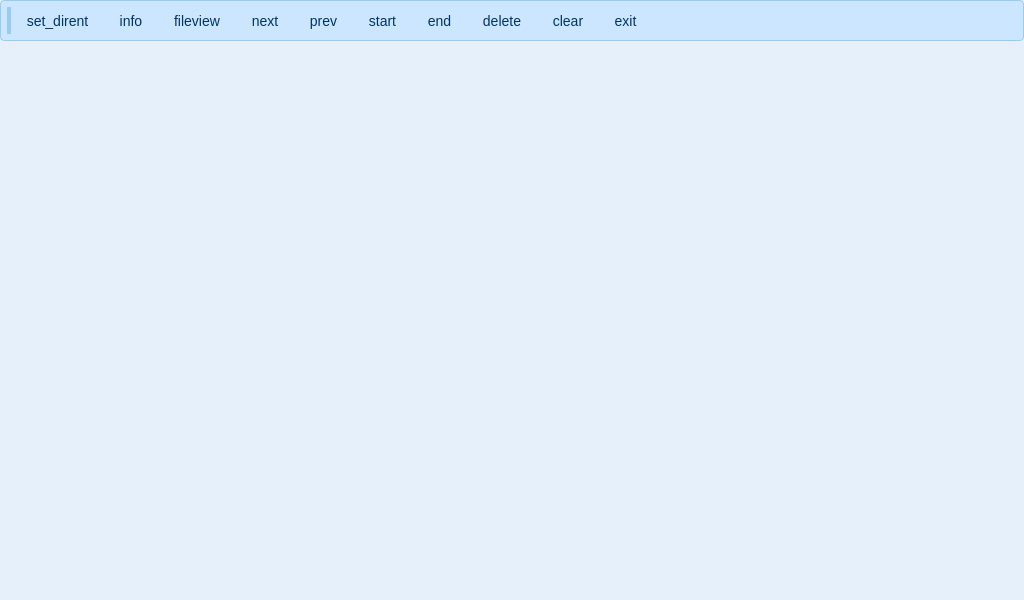
<?xml version="1.0" encoding="UTF-8"?>
<ui version="4.0">
 <class>ImageWalkerWindow</class>
 <widget class="QMainWindow" name="ImageWalkerWindow">
  <property name="geometry">
   <rect>
    <x>0</x>
    <y>0</y>
    <width>1024</width>
    <height>600</height>
   </rect>
  </property>
  <property name="minimumSize">
   <size>
    <width>1024</width>
    <height>600</height>
   </size>
  </property>
  <property name="windowTitle">
   <string>ImageWalkerWindow</string>
  </property>
  <property name="styleSheet">
   <string notr="true">/* 主窗口背景 */
QMainWindow {
    background-color: #e6f0fa; /* 浅蓝色背景 */
}

/* QLabel 样式 */
QLabel {
    color: #003366;
    font-size: 16px;
    font-weight: bold;
}

/* QListWidget 整体样式 */
QListWidget {
    background-color: #d0e8f8; /* 更浅蓝色背景 */
    border: 1px solid #99ccee;
    border-radius: 4px;
    padding: 4px;
    color: #003366;
    font-size: 14px;
    selection-background-color: #66b2ff; /* 选中背景 */
    selection-color: #ffffff; /* 选中文字颜色 */
}

/* QListWidget 滚动条美化 */
QListWidget QScrollBar:vertical {
    background: #cce6ff;
    width: 10px;
    margin: 0px;
    border-radius: 5px;
}
QListWidget QScrollBar::handle:vertical {
    background: #66b2ff;
    min-height: 20px;
    border-radius: 5px;
}
QListWidget QScrollBar::add-line:vertical,
QListWidget QScrollBar::sub-line:vertical {
    height: 0px;
}
QListWidget QScrollBar::add-page:vertical,
QListWidget QScrollBar::sub-page:vertical {
    background: none;
}

/* QListWidget 条目 hover 效果 */
QListWidget::item:hover {
    background-color: #99d6ff;
    color: #002244;
}

/* QListWidget 条目选中效果 */
QListWidget::item:selected {
    background-color: #66b2ff;
    color: #ffffff;
}

/* QToolBar 整体样式 */
QToolBar {
    background: #cce6ff;
    border: 1px solid #99ccee;
    spacing: 4px; /* 工具栏按钮间距 */
    padding: 4px;
}

/* QToolButton 样式（包含 hover/pressed 状态） */
QToolButton {
    background: transparent;
    border: none;
    color: #003366;
    font-size: 14px;
    padding: 6px 8px;
    border-radius: 4px;
}
QToolButton:hover {
    background-color: #99d6ff;
}
QToolButton:pressed {
    background-color: #66b2ff;
    color: #ffffff;
}

/* QToolBar 分隔符 */
QToolBar::separator {
    background: #99ccee;
    width: 1px;
    margin: 2px 4px;
}

/* QToolBar handle 样式 */
QToolBar::handle {
    background: #99ccee;
    width: 4px;
    margin: 2px;
}

/* 可选的全局字体和圆角 */
* {
    font-family: &quot;Segoe UI&quot;, sans-serif;
    border-radius: 4px;
}
</string>
  </property>
  <widget class="QWidget" name="centralwidget">
   <layout class="QGridLayout" name="gridLayout">
    <item row="0" column="0">
     <widget class="QWidget" name="widget" native="true">
      <layout class="QGridLayout" name="gridLayout_2">
       <item row="0" column="0">
        <widget class="ImageBrowser" name="image_display_widget" native="true"/>
       </item>
      </layout>
     </widget>
    </item>
   </layout>
  </widget>
  <widget class="QToolBar" name="toolBar">
   <property name="windowTitle">
    <string>toolBar</string>
   </property>
   <property name="toolButtonStyle">
    <enum>Qt::ToolButtonStyle::ToolButtonTextUnderIcon</enum>
   </property>
   <attribute name="toolBarArea">
    <enum>TopToolBarArea</enum>
   </attribute>
   <attribute name="toolBarBreak">
    <bool>false</bool>
   </attribute>
   <addaction name="actionset_dirent"/>
   <addaction name="actioninfo"/>
   <addaction name="actionfileview"/>
   <addaction name="actionnext"/>
   <addaction name="actionprev"/>
   <addaction name="actionstart"/>
   <addaction name="actionend"/>
   <addaction name="actiondelete"/>
   <addaction name="actionclear"/>
   <addaction name="actionexit"/>
  </widget>
  <action name="actionfileview">
   <property name="icon">
    <iconset resource="../sources/icons.qrc">
     <normaloff>:/icons/fileview.png</normaloff>:/icons/fileview.png</iconset>
   </property>
   <property name="text">
    <string>fileview</string>
   </property>
   <property name="menuRole">
    <enum>QAction::MenuRole::NoRole</enum>
   </property>
  </action>
  <action name="actionset_dirent">
   <property name="icon">
    <iconset resource="../sources/icons.qrc">
     <normaloff>:/icons/set_dirent.png</normaloff>:/icons/set_dirent.png</iconset>
   </property>
   <property name="text">
    <string>set_dirent</string>
   </property>
   <property name="menuRole">
    <enum>QAction::MenuRole::NoRole</enum>
   </property>
  </action>
  <action name="actionexit">
   <property name="icon">
    <iconset resource="../sources/icons.qrc">
     <normaloff>:/icons/exit.png</normaloff>:/icons/exit.png</iconset>
   </property>
   <property name="text">
    <string>exit</string>
   </property>
   <property name="menuRole">
    <enum>QAction::MenuRole::NoRole</enum>
   </property>
  </action>
  <action name="actionstart">
   <property name="icon">
    <iconset resource="../sources/icons.qrc">
     <normaloff>:/icons/start.png</normaloff>:/icons/start.png</iconset>
   </property>
   <property name="text">
    <string>start</string>
   </property>
   <property name="menuRole">
    <enum>QAction::MenuRole::NoRole</enum>
   </property>
  </action>
  <action name="actionend">
   <property name="icon">
    <iconset resource="../sources/icons.qrc">
     <normaloff>:/icons/last.png</normaloff>:/icons/last.png</iconset>
   </property>
   <property name="text">
    <string>end</string>
   </property>
   <property name="menuRole">
    <enum>QAction::MenuRole::NoRole</enum>
   </property>
  </action>
  <action name="actionnext">
   <property name="icon">
    <iconset resource="../sources/icons.qrc">
     <normaloff>:/icons/next.png</normaloff>:/icons/next.png</iconset>
   </property>
   <property name="text">
    <string>next</string>
   </property>
   <property name="menuRole">
    <enum>QAction::MenuRole::NoRole</enum>
   </property>
  </action>
  <action name="actionprev">
   <property name="icon">
    <iconset resource="../sources/icons.qrc">
     <normaloff>:/icons/prev.png</normaloff>:/icons/prev.png</iconset>
   </property>
   <property name="text">
    <string>prev</string>
   </property>
   <property name="menuRole">
    <enum>QAction::MenuRole::NoRole</enum>
   </property>
  </action>
  <action name="actionclear">
   <property name="icon">
    <iconset resource="../sources/icons.qrc">
     <normaloff>:/icons/clear.png</normaloff>:/icons/clear.png</iconset>
   </property>
   <property name="text">
    <string>clear</string>
   </property>
   <property name="menuRole">
    <enum>QAction::MenuRole::NoRole</enum>
   </property>
  </action>
  <action name="actiondelete">
   <property name="icon">
    <iconset resource="../sources/icons.qrc">
     <normaloff>:/icons/delete.png</normaloff>:/icons/delete.png</iconset>
   </property>
   <property name="text">
    <string>delete</string>
   </property>
   <property name="menuRole">
    <enum>QAction::MenuRole::NoRole</enum>
   </property>
  </action>
  <action name="actioninfo">
   <property name="icon">
    <iconset resource="../sources/icons.qrc">
     <normaloff>:/icons/image_about.png</normaloff>:/icons/image_about.png</iconset>
   </property>
   <property name="text">
    <string>info</string>
   </property>
   <property name="menuRole">
    <enum>QAction::MenuRole::NoRole</enum>
   </property>
  </action>
 </widget>
 <customwidgets>
  <customwidget>
   <class>ImageBrowser</class>
   <extends>QWidget</extends>
   <header>ImageBrowser.h</header>
   <container>1</container>
  </customwidget>
 </customwidgets>
 <resources>
  <include location="../sources/icons.qrc"/>
 </resources>
 <connections/>
</ui>
